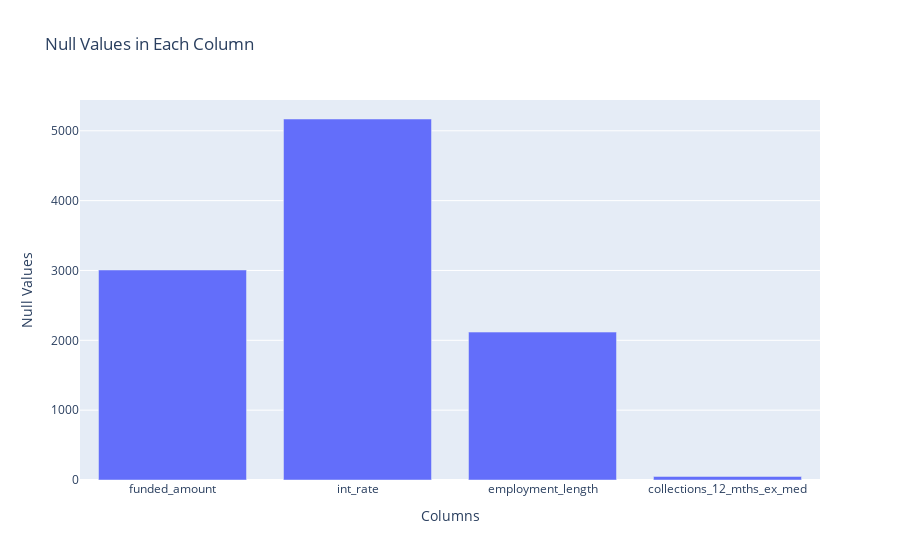

Notebook code for this chart:
### Code cell
#Data after cleaning data:
plotter = Plotter(cleaned_df)
plotter.plot_null_values()

### Figure 1 — Plotly figure (JSON) as saved in the notebook; plotly's stock layout.template omitted (floating-point values rounded to 4 significant figures)
{"data": [{"alignmentgroup": "True", "hovertemplate": "Columns=%{x}<br>Null Values=%{y}<extra></extra>", "legendgroup": "", "marker": {"color": "#636efa", "pattern": {"shape": ""}}, "name": "", "offsetgroup": "", "orientation": "v", "showlegend": false, "textposition": "auto", "type": "bar", "x": ["funded_amount", "int_rate", "employment_length", "collections_12_mths_ex_med"], "xaxis": "x", "y": [3007, 5169, 2118, 51], "yaxis": "y"}], "layout": {"barmode": "relative", "legend": {"tracegroupgap": 0}, "title": {"text": "Null Values in Each Column"}, "xaxis": {"anchor": "y", "domain": [0, 1], "title": {"text": "Columns"}}, "yaxis": {"anchor": "x", "domain": [0, 1], "title": {"text": "Null Values"}}}}
